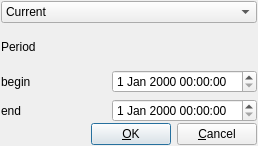
<?xml version="1.0" encoding="UTF-8"?>
<ui version="4.0">
 <class>dlgExportSales</class>
 <widget class="QDialog" name="dlgExportSales">
  <property name="geometry">
   <rect>
    <x>0</x>
    <y>0</y>
    <width>258</width>
    <height>146</height>
   </rect>
  </property>
  <property name="windowTitle">
   <string>Export sales</string>
  </property>
  <layout class="QGridLayout">
   <property name="leftMargin">
    <number>1</number>
   </property>
   <property name="topMargin">
    <number>1</number>
   </property>
   <property name="rightMargin">
    <number>1</number>
   </property>
   <property name="bottomMargin">
    <number>1</number>
   </property>
   <property name="spacing">
    <number>1</number>
   </property>
   <item row="2" column="0">
    <layout class="QVBoxLayout">
     <item>
      <layout class="QHBoxLayout">
       <item>
        <widget class="QLabel" name="lblBegin">
         <property name="text">
          <string>begin</string>
         </property>
         <property name="wordWrap">
          <bool>false</bool>
         </property>
        </widget>
       </item>
       <item>
        <widget class="QDateTimeEdit" name="dteBegin"/>
       </item>
      </layout>
     </item>
     <item>
      <layout class="QHBoxLayout">
       <item>
        <widget class="QLabel" name="lblEnd">
         <property name="text">
          <string>end</string>
         </property>
         <property name="wordWrap">
          <bool>false</bool>
         </property>
        </widget>
       </item>
       <item>
        <widget class="QDateTimeEdit" name="dteEnd"/>
       </item>
      </layout>
     </item>
    </layout>
   </item>
   <item row="1" column="0">
    <widget class="QLabel" name="textLabel2">
     <property name="text">
      <string>Period</string>
     </property>
     <property name="wordWrap">
      <bool>false</bool>
     </property>
    </widget>
   </item>
   <item row="0" column="0">
    <widget class="QComboBox" name="cmbType">
     <item>
      <property name="text">
       <string>Current</string>
      </property>
     </item>
     <item>
      <property name="text">
       <string>Period</string>
      </property>
     </item>
    </widget>
   </item>
   <item row="3" column="0">
    <layout class="QHBoxLayout">
     <property name="spacing">
      <number>6</number>
     </property>
     <property name="leftMargin">
      <number>0</number>
     </property>
     <property name="topMargin">
      <number>0</number>
     </property>
     <property name="rightMargin">
      <number>0</number>
     </property>
     <property name="bottomMargin">
      <number>0</number>
     </property>
     <item>
      <spacer name="Horizontal Spacing2">
       <property name="orientation">
        <enum>Qt::Horizontal</enum>
       </property>
       <property name="sizeType">
        <enum>QSizePolicy::Expanding</enum>
       </property>
       <property name="sizeHint" stdset="0">
        <size>
         <width>20</width>
         <height>20</height>
        </size>
       </property>
      </spacer>
     </item>
     <item>
      <widget class="QPushButton" name="buttonOk">
       <property name="text">
        <string>&amp;OK</string>
       </property>
       <property name="icon">
        <iconset resource="aldebaran.qrc">
         <normaloff>:/images/ok.png</normaloff>:/images/ok.png</iconset>
       </property>
       <property name="shortcut">
        <string/>
       </property>
       <property name="autoDefault">
        <bool>true</bool>
       </property>
       <property name="default">
        <bool>true</bool>
       </property>
      </widget>
     </item>
     <item>
      <widget class="QPushButton" name="buttonCancel">
       <property name="text">
        <string>&amp;Cancel</string>
       </property>
       <property name="icon">
        <iconset resource="aldebaran.qrc">
         <normaloff>:/images/stop_cancel.png</normaloff>:/images/stop_cancel.png</iconset>
       </property>
       <property name="shortcut">
        <string/>
       </property>
       <property name="autoDefault">
        <bool>true</bool>
       </property>
      </widget>
     </item>
    </layout>
   </item>
  </layout>
 </widget>
 <layoutdefault spacing="6" margin="11"/>
 <pixmapfunction>qPixmapFromMimeSource</pixmapfunction>
 <includes>
  <include location="global">qdatetime.h</include>
 </includes>
 <resources>
  <include location="aldebaran.qrc"/>
 </resources>
 <connections>
  <connection>
   <sender>buttonOk</sender>
   <signal>clicked()</signal>
   <receiver>dlgExportSales</receiver>
   <slot>accept()</slot>
   <hints>
    <hint type="sourcelabel">
     <x>20</x>
     <y>20</y>
    </hint>
    <hint type="destinationlabel">
     <x>20</x>
     <y>20</y>
    </hint>
   </hints>
  </connection>
  <connection>
   <sender>buttonCancel</sender>
   <signal>clicked()</signal>
   <receiver>dlgExportSales</receiver>
   <slot>reject()</slot>
   <hints>
    <hint type="sourcelabel">
     <x>20</x>
     <y>20</y>
    </hint>
    <hint type="destinationlabel">
     <x>20</x>
     <y>20</y>
    </hint>
   </hints>
  </connection>
  <connection>
   <sender>cmbType</sender>
   <signal>activated(int)</signal>
   <receiver>dlgExportSales</receiver>
   <slot>refresh(int)</slot>
   <hints>
    <hint type="sourcelabel">
     <x>20</x>
     <y>20</y>
    </hint>
    <hint type="destinationlabel">
     <x>20</x>
     <y>20</y>
    </hint>
   </hints>
  </connection>
 </connections>
</ui>
